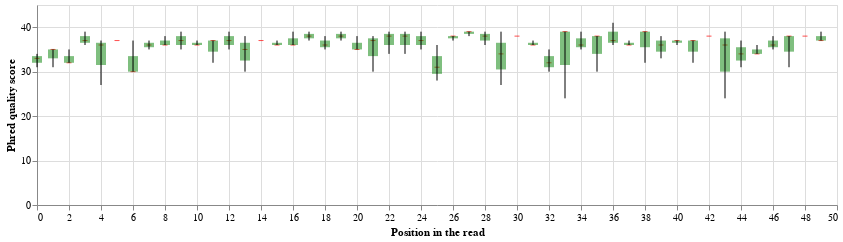

The cell this chart's notebook holds for it:
### Code cell
import altair as alt

base = alt.Chart(plotting_data_df).encode(
    alt.X('base:Q', title="Position in the read")
).properties(
    width=800,
    height=200)

median = base.mark_tick(color='red',orient='horizontal').encode(
    alt.Y('median:Q', title="Phred quality score"),
)

q = base.mark_rule(color='green',opacity=.5,strokeWidth=10).encode(
    alt.Y('q25:Q'),
    alt.Y2('q75:Q')
)

min_max = base.mark_rule(color='black').encode(
        alt.Y('min:Q'),
        alt.Y2('max:Q')
)

median + q + min_max

### Figure 1 — Vega-Lite specification as saved in the notebook (floating-point values rounded to 4 significant figures)
{"config": {"view": {"continuousWidth": 400, "continuousHeight": 300}}, "layer": [{"mark": {"type": "tick", "color": "red", "orient": "horizontal"}, "encoding": {"x": {"field": "base", "title": "Position in the read", "type": "quantitative"}, "y": {"field": "median", "title": "Phred quality score", "type": "quantitative"}}, "height": 200, "width": 800}, {"mark": {"type": "rule", "color": "green", "opacity": 0.5, "strokeWidth": 10}, "encoding": {"x": {"field": "base", "title": "Position in the read", "type": "quantitative"}, "y": {"field": "q25", "type": "quantitative"}, "y2": {"field": "q75"}}, "height": 200, "width": 800}, {"mark": {"type": "rule", "color": "black"}, "encoding": {"x": {"field": "base", "title": "Position in the read", "type": "quantitative"}, "y": {"field": "min", "type": "quantitative"}, "y2": {"field": "max"}}, "height": 200, "width": 800}], "data": {"name": "data-ccf1ca196f1d0e4919420b2695143650"}, "$schema": "https://vega.github.io/schema/vega-lite/v4.17.0.json", "datasets": {"data-ccf1ca196f1d0e4919420b2695143650": [{"base": 0, "mean": 32.67, "median": 33.0, "q25": 32.0, "q75": 33.5, "min": 31, "max": 34}, {"base": 1, "mean": 33.67, "median": 35.0, "q25": 33.0, "q75": 35.0, "min": 31, "max": 35}, {"base": 2, "mean": 33.0, "median": 32.0, "q25": 32.0, "q75": 33.5, "min": 32, "max": 35}, {"base": 3, "mean": 37.33, "median": 37.0, "q25": 36.5, "q75": 38.0, "min": 36, "max": 39}, {"base": 4, "mean": 33.33, "median": 36.0, "q25": 31.5, "q75": 36.5, "min": 27, "max": 37}, {"base": 5, "mean": 37.0, "median": 37.0, "q25": 37.0, "q75": 37.0, "min": 37, "max": 37}, {"base": 6, "mean": 32.33, "median": 30.0, "q25": 30.0, "q75": 33.5, "min": 30, "max": 37}, {"base": 7, "mean": 36.0, "median": 36.0, "q25": 35.5, "q75": 36.5, "min": 35, "max": 37}, {"base": 8, "mean": 36.67, "median": 36.0, "q25": 36.0, "q75": 37.0, "min": 36, "max": 38}, {"base": 9, "mean": 37.0, "median": 37.0, "q25": 36.0, "q75": 38.0, "min": 35, "max": 39}, {"base": 10, "mean": 36.33, "median": 36.0, "q25": 36.0, "q75": 36.5, "min": 36, "max": 37}, {"base": 11, "mean": 35.33, "median": 37.0, "q25": 34.5, "q75": 37.0, "min": 32, "max": 37}, {"base": 12, "mean": 37.0, "median": 37.0, "q25": 36.0, "q75": 38.0, "min": 35, "max": 39}, {"base": 13, "mean": 34.33, "median": 35.0, "q25": 32.5, "q75": 36.5, "min": 30, "max": 38}, {"base": 14, "mean": 37.0, "median": 37.0, "q25": 37.0, "q75": 37.0, "min": 37, "max": 37}, {"base": 15, "mean": 36.33, "median": 36.0, "q25": 36.0, "q75": 36.5, "min": 36, "max": 37}, {"base": 16, "mean": 37.0, "median": 36.0, "q25": 36.0, "q75": 37.5, "min": 36, "max": 39}, {"base": 17, "mean": 38.0, "median": 38.0, "q25": 37.5, "q75": 38.5, "min": 37, "max": 39}, {"base": 18, "mean": 36.33, "median": 36.0, "q25": 35.5, "q75": 37.0, "min": 35, "max": 38}, {"base": 19, "mean": 38.0, "median": 38.0, "q25": 37.5, "q75": 38.5, "min": 37, "max": 39}, {"base": 20, "mean": 36.0, "median": 35.0, "q25": 35.0, "q75": 36.5, "min": 35, "max": 38}, {"base": 21, "mean": 35.0, "median": 37.0, "q25": 33.5, "q75": 37.5, "min": 30, "max": 38}, {"base": 22, "mean": 37.0, "median": 38.0, "q25": 36.0, "q75": 38.5, "min": 34, "max": 39}, {"base": 23, "mean": 37.0, "median": 38.0, "q25": 36.0, "q75": 38.5, "min": 34, "max": 39}, {"base": 24, "mean": 37.0, "median": 37.0, "q25": 36.0, "q75": 38.0, "min": 35, "max": 39}, {"base": 25, "mean": 31.67, "median": 31.0, "q25": 29.5, "q75": 33.5, "min": 28, "max": 36}, {"base": 26, "mean": 37.67, "median": 38.0, "q25": 37.5, "q75": 38.0, "min": 37, "max": 38}, {"base": 27, "mean": 38.67, "median": 39.0, "q25": 38.5, "q75": 39.0, "min": 38, "max": 39}, {"base": 28, "mean": 37.67, "median": 38.0, "q25": 37.0, "q75": 38.5, "min": 36, "max": 39}, {"base": 29, "mean": 33.33, "median": 34.0, "q25": 30.5, "q75": 36.5, "min": 27, "max": 39}, {"base": 30, "mean": 38.0, "median": 38.0, "q25": 38.0, "q75": 38.0, "min": 38, "max": 38}, {"base": 31, "mean": 36.33, "median": 36.0, "q25": 36.0, "q75": 36.5, "min": 36, "max": 37}, {"base": 32, "mean": 32.33, "median": 32.0, "q25": 31.0, "q75": 33.5, "min": 30, "max": 35}, {"base": 33, "mean": 34.0, "median": 39.0, "q25": 31.5, "q75": 39.0, "min": 24, "max": 39}, {"base": 34, "mean": 36.67, "median": 36.0, "q25": 35.5, "q75": 37.5, "min": 35, "max": 39}, {"base": 35, "mean": 35.33, "median": 38.0, "q25": 34.0, "q75": 38.0, "min": 30, "max": 38}, {"base": 36, "mean": 38.0, "median": 37.0, "q25": 36.5, "q75": 39.0, "min": 36, "max": 41}, {"base": 37, "mean": 36.33, "median": 36.0, "q25": 36.0, "q75": 36.5, "min": 36, "max": 37}, {"base": 38, "mean": 36.67, "median": 39.0, "q25": 35.5, "q75": 39.0, "min": 32, "max": 39}, {"base": 39, "mean": 35.67, "median": 36.0, "q25": 34.5, "q75": 37.0, "min": 33, "max": 38}, {"base": 40, "mean": 36.67, "median": 37.0, "q25": 36.5, "q75": 37.0, "min": 36, "max": 37}, {"base": 41, "mean": 35.33, "median": 37.0, "q25": 34.5, "q75": 37.0, "min": 32, "max": 37}, {"base": 42, "mean": 38.0, "median": 38.0, "q25": 38.0, "q75": 38.0, "min": 38, "max": 38}, {"base": 43, "mean": 33.0, "median": 36.0, "q25": 30.0, "q75": 37.5, "min": 24, "max": 39}, {"base": 44, "mean": 34.0, "median": 34.0, "q25": 32.5, "q75": 35.5, "min": 31, "max": 37}, {"base": 45, "mean": 34.67, "median": 34.0, "q25": 34.0, "q75": 35.0, "min": 34, "max": 36}, {"base": 46, "mean": 36.33, "median": 36.0, "q25": 35.5, "q75": 37.0, "min": 35, "max": 38}, {"base": 47, "mean": 35.67, "median": 38.0, "q25": 34.5, "q75": 38.0, "min": 31, "max": 38}, {"base": 48, "mean": 38.0, "median": 38.0, "q25": 38.0, "q75": 38.0, "min": 38, "max": 38}, {"base": 49, "mean": 37.67, "median": 37.0, "q25": 37.0, "q75": 38.0, "min": 37, "max": 39}]}}
